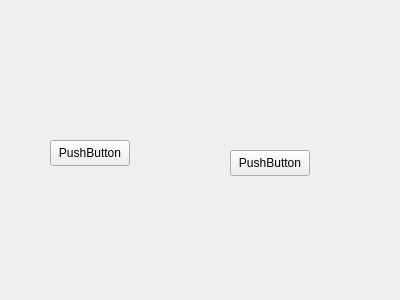
<?xml version="1.0" encoding="UTF-8"?>
<ui version="4.0">
 <class>Widget</class>
 <widget class="QWidget" name="Widget">
  <property name="geometry">
   <rect>
    <x>0</x>
    <y>0</y>
    <width>400</width>
    <height>300</height>
   </rect>
  </property>
  <property name="windowTitle">
   <string>Widget</string>
  </property>
  <widget class="QPushButton" name="pushButton">
   <property name="geometry">
    <rect>
     <x>50</x>
     <y>140</y>
     <width>80</width>
     <height>26</height>
    </rect>
   </property>
   <property name="text">
    <string>PushButton</string>
   </property>
  </widget>
  <widget class="QPushButton" name="pushButton_2">
   <property name="geometry">
    <rect>
     <x>230</x>
     <y>150</y>
     <width>80</width>
     <height>26</height>
    </rect>
   </property>
   <property name="text">
    <string>PushButton</string>
   </property>
  </widget>
 </widget>
 <layoutdefault spacing="6" margin="11"/>
 <resources/>
 <connections/>
</ui>
